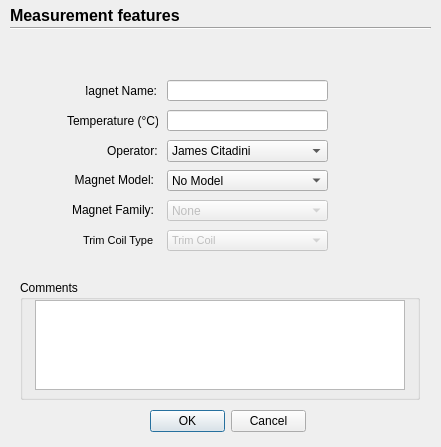
<?xml version="1.0" encoding="UTF-8"?>
<ui version="4.0">
 <class>Pop_Up</class>
 <widget class="QWidget" name="Pop_Up">
  <property name="geometry">
   <rect>
    <x>0</x>
    <y>0</y>
    <width>441</width>
    <height>447</height>
   </rect>
  </property>
  <property name="windowTitle">
   <string>Collect</string>
  </property>
  <property name="windowIcon">
   <iconset resource="resource_file.qrc">
    <normaloff>:/Images/imagens/magnetic.PNG</normaloff>:/Images/imagens/magnetic.PNG</iconset>
  </property>
  <widget class="QLabel" name="label">
   <property name="geometry">
    <rect>
     <x>10</x>
     <y>-10</y>
     <width>201</width>
     <height>51</height>
    </rect>
   </property>
   <property name="font">
    <font>
     <pointsize>12</pointsize>
     <weight>75</weight>
     <bold>true</bold>
    </font>
   </property>
   <property name="text">
    <string>Measurement features</string>
   </property>
  </widget>
  <widget class="Line" name="line">
   <property name="geometry">
    <rect>
     <x>10</x>
     <y>20</y>
     <width>421</width>
     <height>16</height>
    </rect>
   </property>
   <property name="orientation">
    <enum>Qt::Horizontal</enum>
   </property>
  </widget>
  <widget class="QDialogButtonBox" name="bB_ok_cancel">
   <property name="geometry">
    <rect>
     <x>150</x>
     <y>410</y>
     <width>156</width>
     <height>23</height>
    </rect>
   </property>
   <property name="standardButtons">
    <set>QDialogButtonBox::Cancel|QDialogButtonBox::Ok</set>
   </property>
  </widget>
  <widget class="QLineEdit" name="le_magnet_name">
   <property name="geometry">
    <rect>
     <x>167</x>
     <y>80</y>
     <width>161</width>
     <height>21</height>
    </rect>
   </property>
   <property name="text">
    <string/>
   </property>
  </widget>
  <widget class="QLabel" name="label_134">
   <property name="geometry">
    <rect>
     <x>86</x>
     <y>70</y>
     <width>71</width>
     <height>41</height>
    </rect>
   </property>
   <property name="text">
    <string>Magnet Name:</string>
   </property>
   <property name="alignment">
    <set>Qt::AlignRight|Qt::AlignTrailing|Qt::AlignVCenter</set>
   </property>
  </widget>
  <widget class="QLabel" name="label_166">
   <property name="geometry">
    <rect>
     <x>67</x>
     <y>100</y>
     <width>91</width>
     <height>41</height>
    </rect>
   </property>
   <property name="text">
    <string>Temperature (°C):</string>
   </property>
  </widget>
  <widget class="QLineEdit" name="le_temperature">
   <property name="geometry">
    <rect>
     <x>167</x>
     <y>110</y>
     <width>161</width>
     <height>21</height>
    </rect>
   </property>
  </widget>
  <widget class="QGroupBox" name="groupBox_23">
   <property name="geometry">
    <rect>
     <x>20</x>
     <y>280</y>
     <width>400</width>
     <height>120</height>
    </rect>
   </property>
   <property name="title">
    <string>Comments</string>
   </property>
   <widget class="QTextEdit" name="te_meas_details">
    <property name="geometry">
     <rect>
      <x>15</x>
      <y>20</y>
      <width>370</width>
      <height>90</height>
     </rect>
    </property>
    <property name="html">
     <string>&lt;!DOCTYPE HTML PUBLIC &quot;-//W3C//DTD HTML 4.0//EN&quot; &quot;http://www.w3.org/TR/REC-html40/strict.dtd&quot;&gt;
&lt;html&gt;&lt;head&gt;&lt;meta name=&quot;qrichtext&quot; content=&quot;1&quot; /&gt;&lt;style type=&quot;text/css&quot;&gt;
p, li { white-space: pre-wrap; }
&lt;/style&gt;&lt;/head&gt;&lt;body style=&quot; font-family:'MS Shell Dlg 2'; font-size:8.25pt; font-weight:400; font-style:normal;&quot;&gt;
&lt;p style=&quot; margin-top:0px; margin-bottom:0px; margin-left:0px; margin-right:0px; -qt-block-indent:0; text-indent:0px;&quot;&gt; &lt;/p&gt;&lt;/body&gt;&lt;/html&gt;</string>
    </property>
   </widget>
  </widget>
  <widget class="QLabel" name="label_167">
   <property name="geometry">
    <rect>
     <x>107</x>
     <y>130</y>
     <width>51</width>
     <height>41</height>
    </rect>
   </property>
   <property name="text">
    <string>Operator:</string>
   </property>
  </widget>
  <widget class="QComboBox" name="cb_operator">
   <property name="geometry">
    <rect>
     <x>167</x>
     <y>140</y>
     <width>161</width>
     <height>22</height>
    </rect>
   </property>
   <item>
    <property name="text">
     <string>James Citadini</string>
    </property>
   </item>
   <item>
    <property name="text">
     <string>Lucas Balthazar</string>
    </property>
   </item>
   <item>
    <property name="text">
     <string>Luana Vilela</string>
    </property>
   </item>
   <item>
    <property name="text">
     <string>Lidia Toledo</string>
    </property>
   </item>
   <item>
    <property name="text">
     <string>Reinaldo Basilio</string>
    </property>
   </item>
   <item>
    <property name="text">
     <string>Vitor Soares</string>
    </property>
   </item>
   <item>
    <property name="text">
     <string>Fernanda Alves</string>
    </property>
   </item>
  </widget>
  <widget class="QLabel" name="label_49">
   <property name="geometry">
    <rect>
     <x>73</x>
     <y>167</y>
     <width>81</width>
     <height>25</height>
    </rect>
   </property>
   <property name="text">
    <string>Magnet Model:</string>
   </property>
   <property name="alignment">
    <set>Qt::AlignRight|Qt::AlignTrailing|Qt::AlignVCenter</set>
   </property>
  </widget>
  <widget class="QComboBox" name="cb_magnet_model">
   <property name="geometry">
    <rect>
     <x>167</x>
     <y>170</y>
     <width>161</width>
     <height>21</height>
    </rect>
   </property>
   <item>
    <property name="text">
     <string>No Model</string>
    </property>
   </item>
   <item>
    <property name="text">
     <string>Dipole</string>
    </property>
   </item>
   <item>
    <property name="text">
     <string>Quadrupole</string>
    </property>
   </item>
   <item>
    <property name="text">
     <string>Sextupole</string>
    </property>
   </item>
   <item>
    <property name="text">
     <string>Skew Quadrupole</string>
    </property>
   </item>
   <item>
    <property name="text">
     <string>CV (Skew Dipole)</string>
    </property>
   </item>
   <item>
    <property name="text">
     <string>CH (Dipole)</string>
    </property>
   </item>
  </widget>
  <widget class="QComboBox" name="cb_trim_coil_type">
   <property name="enabled">
    <bool>false</bool>
   </property>
   <property name="geometry">
    <rect>
     <x>167</x>
     <y>230</y>
     <width>161</width>
     <height>21</height>
    </rect>
   </property>
   <property name="font">
    <font>
     <pointsize>8</pointsize>
    </font>
   </property>
   <item>
    <property name="text">
     <string>Trim Coil</string>
    </property>
   </item>
   <item>
    <property name="text">
     <string>CH Coil</string>
    </property>
   </item>
   <item>
    <property name="text">
     <string>CV Coil</string>
    </property>
   </item>
   <item>
    <property name="text">
     <string>QS Coil</string>
    </property>
   </item>
  </widget>
  <widget class="QLabel" name="label_8">
   <property name="geometry">
    <rect>
     <x>83</x>
     <y>230</y>
     <width>71</width>
     <height>20</height>
    </rect>
   </property>
   <property name="font">
    <font>
     <pointsize>8</pointsize>
    </font>
   </property>
   <property name="text">
    <string>Trim Coil Type:</string>
   </property>
  </widget>
  <widget class="QComboBox" name="cb_magnet_family">
   <property name="enabled">
    <bool>false</bool>
   </property>
   <property name="geometry">
    <rect>
     <x>167</x>
     <y>200</y>
     <width>161</width>
     <height>21</height>
    </rect>
   </property>
   <item>
    <property name="text">
     <string>None</string>
    </property>
   </item>
   <item>
    <property name="text">
     <string>1</string>
    </property>
   </item>
   <item>
    <property name="text">
     <string>2/3</string>
    </property>
   </item>
   <item>
    <property name="text">
     <string>4</string>
    </property>
   </item>
   <item>
    <property name="text">
     <string>5</string>
    </property>
   </item>
  </widget>
  <widget class="QLabel" name="label_50">
   <property name="geometry">
    <rect>
     <x>73</x>
     <y>197</y>
     <width>81</width>
     <height>25</height>
    </rect>
   </property>
   <property name="text">
    <string>Magnet Family:</string>
   </property>
   <property name="alignment">
    <set>Qt::AlignRight|Qt::AlignTrailing|Qt::AlignVCenter</set>
   </property>
  </widget>
 </widget>
 <tabstops>
  <tabstop>le_magnet_name</tabstop>
  <tabstop>le_temperature</tabstop>
  <tabstop>cb_operator</tabstop>
  <tabstop>cb_magnet_model</tabstop>
  <tabstop>cb_magnet_family</tabstop>
  <tabstop>cb_trim_coil_type</tabstop>
  <tabstop>te_meas_details</tabstop>
 </tabstops>
 <resources>
  <include location="resource_file.qrc"/>
 </resources>
 <connections/>
</ui>
